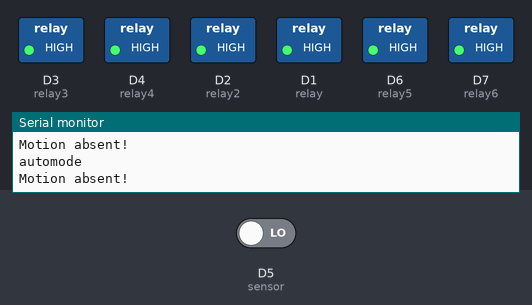
Bench run of a sketch on a simulated ESP8266 (NodeMCU). Shown: switched loads named in the sketch (green lamp = pin HIGH), the last lines printed to the serial monitor. Inputs (shaded band) come from the test bench; at power-on: D5 (sensor) LOW. WiFi joins after 1.5 s; servers stay silent unless stated.

Above: at 3.0 s.
3.1 s: D5 (sensor) driven HIGH
At 3.4 s:
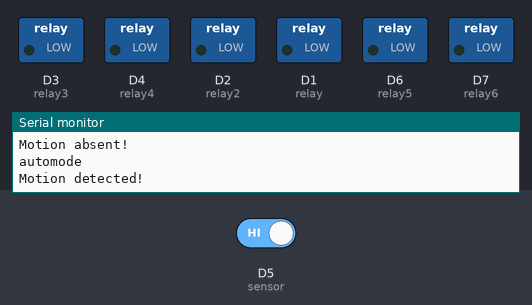
Timing chart, 0 to 6.1 s (numbered marks = the images above; inputs shaded):
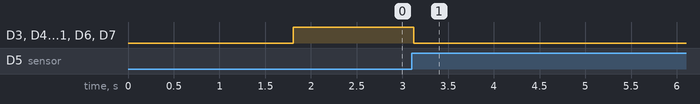

Measured:
- after the input at 3.1 s, D3 (relay3), D4 (relay4), D2 (relay2), D1 (relay), D6 (relay5), D7 (relay6): HIGH → LOW at once

The sketch:

labauto1.ino
```cpp
#define BLYNK_TEMPLATE_ID "TMPL3rHf6U2i3"
#define BLYNK_DEVICE_NAME "Lab Automation 2"
#define BLYNK_AUTH_TOKEN "zfCMt9IIeUhhKmPMK0Au1E7IDm8Tfi9l"
#define BLYNK_PRINT Serial

#include<BlynkSimpleEsp8266.h>
#include<ESP8266WiFi.h>

char auth[] = BLYNK_AUTH_TOKEN;
BlynkTimer timer;
WiFiClient client;

const char* ssid  = "HITAM_T14";
const char* password  = "SsdcEEE@T14";

int sensor = D5; // Digital pin D5
int state = 0;
int relay = D1;
int relay2 = D2;
int relay3 = D3;
int relay4 = D4;
int relay5 = D6;
int relay6 = D7;

unsigned long previousmillis = 0;
const long interval = 30000;

int relaystat = LOW;
int relay2stat = LOW;
int relay3stat = LOW;
int relay4stat = LOW;
int relay5stat = LOW;
int relay6stat = LOW;
int automode = 0;

BLYNK_CONNECTED()
{
  // Change Web Link Button message to "Congratulations!"
  Blynk.setProperty(V3, "offImageUrl", "https://static-image.nyc3.cdn.digitaloceanspaces.com/general/fte/congratulations.png");
  Blynk.setProperty(V3, "onImageUrl",  "https://static-image.nyc3.cdn.digitaloceanspaces.com/general/fte/congratulations_pressed.png");
  Blynk.setProperty(V3, "url", "https://docs.blynk.io/en/getting-started/what-do-i-need-to-blynk/how-quickstart-device-was-made");
  Blynk.syncVirtual(V0);
  Blynk.syncVirtual(V1);
  Blynk.syncVirtual(V2);
  Blynk.syncVirtual(V3);
  Blynk.syncVirtual(V4);
  Blynk.syncVirtual(V5);
  Blynk.syncVirtual(V6);
}

void setup() {
  Serial.begin(9600);

  pinMode(sensor, INPUT);   // declare sensor as input
  pinMode(relay, OUTPUT);
  pinMode(relay2, OUTPUT);
  pinMode(relay3, OUTPUT);
  pinMode(relay4, OUTPUT);
  pinMode(relay5, OUTPUT);
  pinMode(relay6, OUTPUT);

  Blynk.begin(auth, ssid, password);
  WiFi.mode(WIFI_STA);
  Serial.print("connected to ssid");
  Serial.println(ssid);

  WiFi.begin(ssid, password);
  while (WiFi.status() != WL_CONNECTED) {
    delay(500);
    Serial.print(".");
  }
}


void loop() {
  Blynk.run();
  if (!automode) {
    Serial.println("automode");
    unsigned long currentmillis = millis();
    if (currentmillis - previousmillis >= interval) {
      previousmillis = currentmillis;
      //place the code to be executed for every one minute
    }
    sense();
    turnon();
    turnoff();
  }
}

void sense() {
  state = digitalRead(sensor);
}

void turnon() {
  if (state == HIGH) {
    Serial.println("Motion detected!");
    digitalWrite(relay, LOW);
    digitalWrite(relay2, LOW);
    digitalWrite(relay3, LOW);
    digitalWrite(relay4, LOW);
    digitalWrite(relay5, LOW);
    digitalWrite(relay6, LOW);
    Blynk.virtualWrite(V0, HIGH);
    Blynk.virtualWrite(V1, HIGH);
    Blynk.virtualWrite(V2, HIGH);
    Blynk.virtualWrite(V3, HIGH);
    Blynk.virtualWrite(V4, HIGH);
    Blynk.virtualWrite(V5, HIGH);

    delay(30000);
  }
}

void turnoff() {
  if (state == LOW) {
    Serial.println("Motion absent!");
    digitalWrite(relay, HIGH);
    digitalWrite(relay2, HIGH);
    digitalWrite(relay3, HIGH);
    digitalWrite(relay4, HIGH);
    digitalWrite(relay5, HIGH);
    digitalWrite(relay6, HIGH);
    Blynk.virtualWrite(V0, LOW);
    Blynk.virtualWrite(V1, LOW);
    Blynk.virtualWrite(V2, LOW);
    Blynk.virtualWrite(V3, LOW);
    Blynk.virtualWrite(V4, LOW);
    Blynk.virtualWrite(V5, LOW);
  }
}

BLYNK_WRITE(V6) {
  automode = param.asInt();
}

BLYNK_WRITE(V0) {
  Serial.println("manualmode-relay");
  if (automode) {
    relaystat = param.asInt();
    digitalWrite(relay, !relaystat);
    Serial.println("relaytog");
  }
}

BLYNK_WRITE(V1) {
  Serial.println("manualmode-relay2");
  if (automode) {
    relay2stat = param.asInt();
    digitalWrite(relay2, !relay2stat);
    Serial.println("relay2tog");
  }
}

BLYNK_WRITE(V2) {
  Serial.println("relay3");
  if (automode) {
    relay3stat = param.asInt();
    digitalWrite(relay3, !relay3stat);
    Serial.println("relay3tog");
  }
}

BLYNK_WRITE(V3) {
  Serial.println("manualmode-relay4");
  if (automode) {
    relay4stat = param.asInt();
    digitalWrite(relay4, !relay4stat);
    Serial.println("relay4tog");
  }
}

BLYNK_WRITE(V4) {
  Serial.println("manualmode-relay5");
  if (automode) {
    relay5stat = param.asInt();
    digitalWrite(relay5, !relay5stat);
    Serial.println("relay5tog");
  }
}

BLYNK_WRITE(V5) {
  Serial.println("manualmode-relay6");
  if (automode) {
    relay6stat = param.asInt();
    digitalWrite(relay6, !relay6stat);
    Serial.println("relay6tog");
  }
}
```
